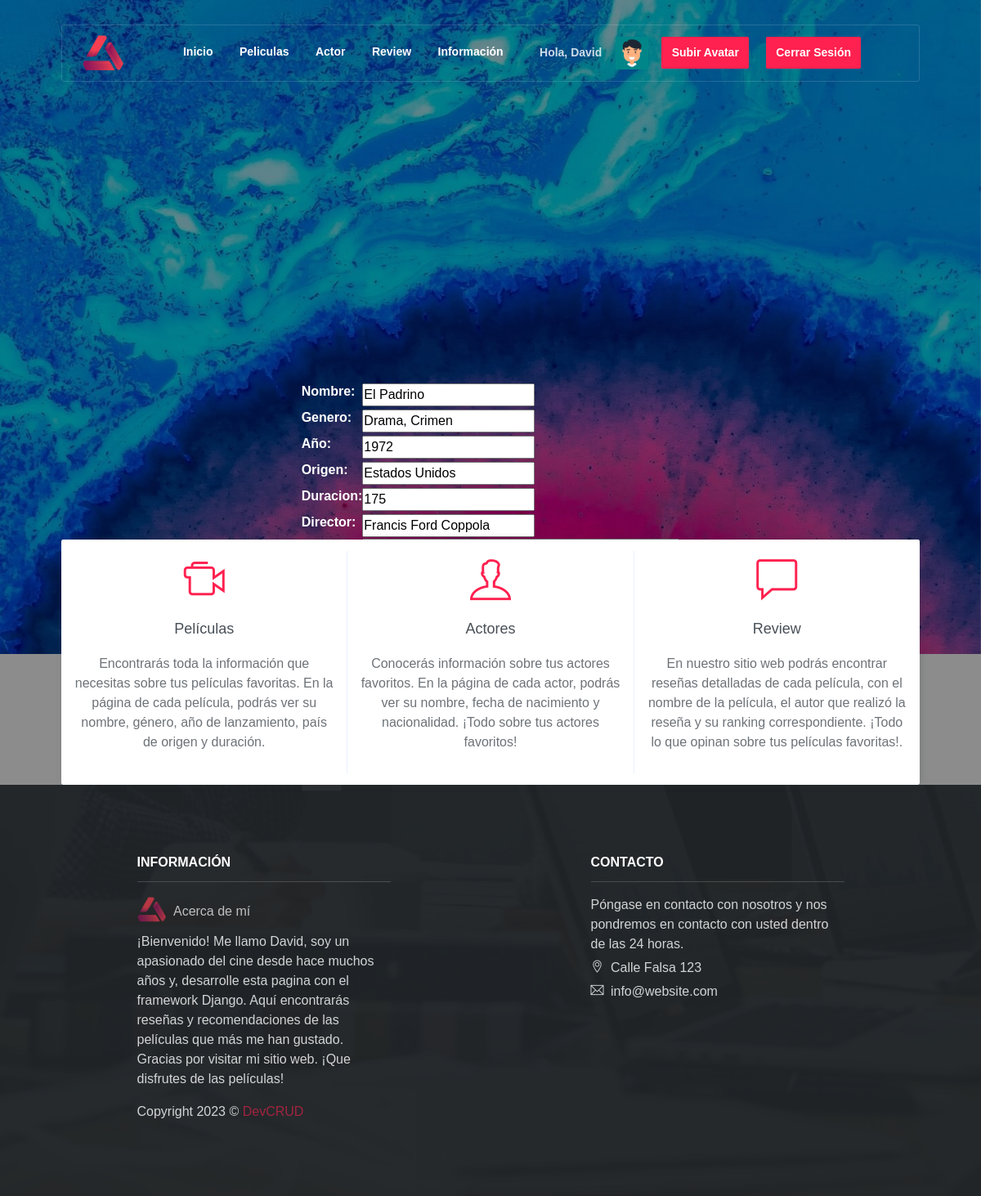
The page /AppPeliculas/peliculas/1 (signed in) on the database its author committed.
### AppPeliculas/models.py (models this page shows)
class Avatar(models.Model):
    user = models.ForeignKey(User, on_delete=models.CASCADE)
    imagen = models.ImageField(upload_to = 'avatares', null=True, blank=True)
    class Meta:
        verbose_name = "Avatar"
        verbose_name_plural = "Avatares"

class Peliculas(models.Model):
    Nombre = models.CharField(max_length=50)
    Genero = models.CharField(max_length=50)
    Año = models.PositiveSmallIntegerField()
    Origen = models.CharField(max_length=50)
    Duracion = models.PositiveSmallIntegerField()
    Director = models.CharField(max_length=100)
    Cast = models.TextField()
    Ranking = models.FloatField()

### AppPeliculas/views.py (the view)
# urls.py: path("peliculas/<int:pk>", ActualizarPeliculas.as_view(), name="ActualizarPeliculas"),
class ActualizarPeliculas(LoginRequiredMixin, UpdateView):
    model = Peliculas
    success_url = "/AppPeliculas/peliculas/lista"
    template_name = "AppPeliculas/pelicula/pelicula_form.html"
    fields = ["Nombre", "Genero", "Año", "Origen", "Duracion", "Director", "Cast", "Ranking"]

### AppPeliculas/templates/AppPeliculas/pelicula/pelicula_form.html (shortened to what this page needs)
{% extends "AppPeliculas/padre.html" %}
{% load static %}
{% block tabla %}
      <form method="POST"> {% csrf_token %}
        <table>
        <tbody>
          <tr>
            <th>{{form.as_table}}</th>
          </tr>
        </tbody>
        </table>
        <a href="{% url 'ListaPeliculas' %}" > Volver</a>
      </form>
{% endblock %}

### AppPeliculas/templates/AppPeliculas/padre.html (shortened to what this page needs)
<!DOCTYPE html>
<html lang="en">
<head>
    {% load static %}
    <link rel="stylesheet" href="{% static 'AppPeliculas/assets/vendors/themify-icons/css/themify-icons.css' %}">
	<link rel="stylesheet" href="{% static 'AppPeliculas/assets/css/creative-studio.css' %}">
</head>
<body data-spy="scroll" data-target=".navbar" data-offset="40" id="home">
    <nav class="navbar custom-navbar navbar-expand-lg navbar-dark" data-spy="affix" data-offset-top="20">
        <div class="container">
            <a class="navbar-brand" href="{% url 'Inicio' %}">
                <img src="{% static 'AppPeliculas/assets/imgs/logo.png' %}" alt="Download free bootstrap 4 landing page, free boootstrap 4 templates, Download free bootstrap 4.1 landing page, free boootstrap 4.1.1 templates, Creative studio Landing page">
            </a>
            <div class="collapse navbar-collapse mx-auto" id="navbarSupportedContent">
                <ul class="navbar-nav mx-auto">
                    <li class="nav-item">
                        <a class="nav-link" href="{% url 'Inicio' %}">Inicio</a>
                    </li>
                    <li class="nav-item">
                        <a class="nav-link" href="{% url 'ListaPeliculas' %}">Peliculas</a>
                    </li>
                    <li class="nav-item">
                        <a class="nav-link" href="{% url 'ListaActor' %}">Actor</a>
                    </li>
                    <li class="nav-item">
                        <a class="nav-link" href="{% url 'ListaReview' %}">Review</a>
                    </li>
                    <li class="nav-item">
                        <a class="nav-link" href="#info">Información</a>
                    {% if user.is_authenticated %}
                        <li class="nav-item">
                            <p class="nav-link btn btn-sm ml-lg-3" href=""> Hola, {{user.username}} </p>
                        </li>
                    {% with first_image=user.avatar_set.first %}
                        {% if first_image %}
                            <a href="{{ first_image.imagen.url }}" target="black">
                            <img src="{{ first_image.imagen.url }}" height="40px">
                        {% endif %}
                    {% endwith %}
                    <li class="nav-item">
                        <a class="nav-link btn btn-primary btn-sm ml-lg-3" href="{% url 'SubirAvatar' %}">Subir Avatar</a>
                    </li>
                        <li class="nav-item">
                            <a class="nav-link btn btn-primary btn-sm ml-lg-3" href="{% url 'CerrarSesion' %}">Cerrar Sesión</a>
                        </li>
                    {% endif %}
                </ul>
            </div>
        </div>
    </nav>
    <header class="header">
        <div class="overlay">
            {% block tabla %}
            {% endblock %}
        </div>
    </header>
    <div class="box text-center">
        <div class="box-item">
            <i class="ti-video-camera"></i>
            <h6 class="box-title">Películas</h6>
            <p>Encontrarás toda la información que necesitas sobre tus películas favoritas. En la página de cada película, podrás ver su nombre, género, año de lanzamiento, país de origen y duración.</p>
        </div>
        <div class="box-item">
            <i class="ti-user"></i>
            <h6 class="box-title">Actores</h6>
            <p>Conocerás información sobre tus actores favoritos. En la página de cada actor, podrás ver su nombre, fecha de nacimiento y nacionalidad. ¡Todo sobre tus actores favoritos!</p>
        </div>
        <div class="box-item">
            <i class="ti-comment"></i>
            <h6 class="box-title">Review</h6>
            <p>En nuestro sitio web podrás encontrar reseñas detalladas de cada película, con el nombre de la película, el autor que realizó la reseña y su ranking correspondiente. ¡Todo lo que opinan sobre tus películas favoritas!.</p>
        </div>
    </div>
    <section class="has-bg-img py-0">
        <div class="container">
            <div class="footer">
                <div class="footer-lists">
                    <ul class="list">
                        <li class="list-head">
                            <h6 class="font-weight-bold">INFORMACIÓN</h6>
                        </li>
                        <li class="list-body">
                            <a id="info" class="logo">
                                <img src="{% static 'AppPeliculas/assets/imgs/logo.png' %}">
                                <h6>Acerca de mí</h6>
                            </a>
                            <p>¡Bienvenido! Me llamo David, soy un apasionado del cine desde hace muchos años y, desarrolle esta pagina con el framework Django. Aquí encontrarás reseñas y recomendaciones de las películas que más me han gustado. Gracias por visitar mi sitio web. ¡Que disfrutes de las películas! </p>
                            <p class="mt-3">
                                Copyright <script>document.write(new Date().getFullYear())</script> &copy; <a class="d-inline text-primary">DevCRUD</a>
                            </p>
                        </li>
                    </ul>
                    <ul class="list">
                        <li class="list-head">
                            <h6 class="font-weight-bold">CONTACTO</h6>
                        </li>
                        <li class="list-body">
                            <p>Póngase en contacto con nosotros y nos pondremos en contacto con usted dentro de las 24 horas.</p>
                            <p><i class="ti-location-pin"></i> Calle Falsa 123</p>
                            <p><i class="ti-email"></i>  info@website.com</p>
                        </li>
                    </ul>
                </div>
            </div>
        </div>
    </section>
</body>
</html>

### rows shown on the page
Avatar: imagen (picture)
Peliculas: Nombre "El Padrino", Genero "Drama, Crimen", Año "1972", Origen "Estados Unidos", Duracion "175", Director "Francis Ford Coppola"

### other values the page prints
{{ user.username }} "David"
